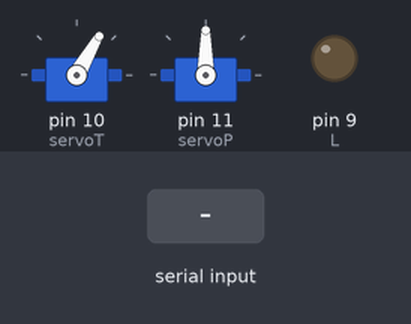
Recording of a sketch running on a simulated Arduino Uno, built with avr-gcc and run on an emulated ATmega328P. Shown: 2 × servo, output pins drawn as LEDs (lit = HIGH). Inputs (shaded band) come from the test bench.

Above: at 1.2 s.
1.3 s: "1" received over Serial
At 2.1 s:
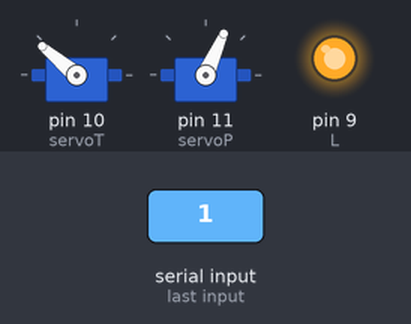
2.8 s: byte 5 (5) received over Serial
At 3.3 s:
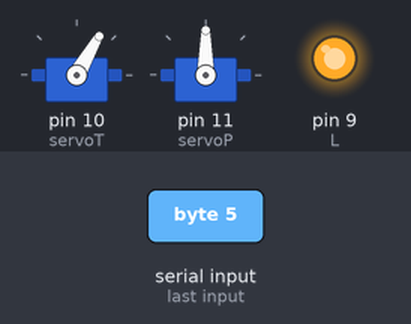
4.3 s: "0" received over Serial
At 4.6 s:
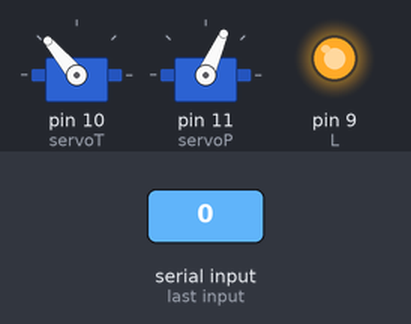
5.8 s: "2" received over Serial
At 7.0 s:
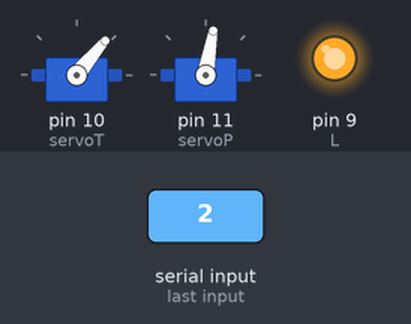
Timing chart, 0 to 8.3 s (numbered marks = the images above; inputs shaded):
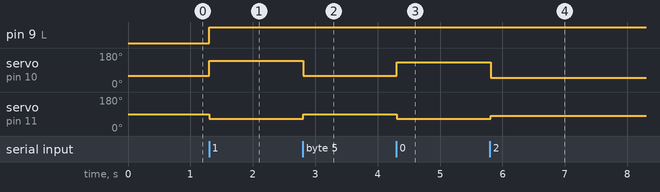

Measured:
- after the input at 1.3 s, pin 9 (L): LOW → HIGH at once; servo on pin 10 (servoT): 60° → 140° at once; servo on pin 11 (servoP): 90° → 66° at once
- after the input at 2.8 s, servo on pin 10 (servoT): 140° → 60° at once; servo on pin 11 (servoP): 66° → 90° at once
- after the input at 4.3 s, servo on pin 10 (servoT): 60° → 130° at once; servo on pin 11 (servoP): 90° → 66° at once
- after the input at 5.8 s, servo on pin 10 (servoT): 130° → 50° at once; servo on pin 11 (servoP): 66° → 80° at once

The sketch:

Newt.ino
```cpp
//Newt
//
//云台驱动程序
//范子睿
//版本 3.0.4

#include <Servo.h>
Servo servoT;
Servo servoP;

#define L 9

byte input;

int t;
int p;

const int t0 = 60;
const int p0 = 90;
const int tR = 100;
const int pR = 140;
const int tMax = t0 + 90;
const int tMin = tMax - tR;
const int pMax = p0 + 60;
const int pMin = pMax - pR;

void setup() {
  servoT.attach(10);
  servoP.attach(11);

  pinMode(L,OUTPUT);

  Serial.begin(9600);

  servoT.write(t0);
  servoP.write(p0);
}

void loop() {
  if (Serial.available() > 0) {
    input = Serial.read();

    if (input == 5) {
      t = t0;
      p = p0;
    }
    else if (input == 9) {
      digitalWrite(L, HIGH);
    }
    else {
      if (input >= 100) {
        input -= 100;

        if (input / 10 == 2) {
          t += input % 10 - 1;
        }
        else {
          p += input % 10 - 1;
        }

        t = constrain(t, tMin, tMax);
        p = constrain(p, pMin, pMax);

        digitalWrite(L, LOW);
      }
      else {
        t = tMin + tR * (input % 10) / 10;
        p = pMin + pR * (input / 10) / 10;

        digitalWrite(L, HIGH);
      }
    }

    servoT.write(t);
    servoP.write(p);
  }

  delay(10);
}
```
